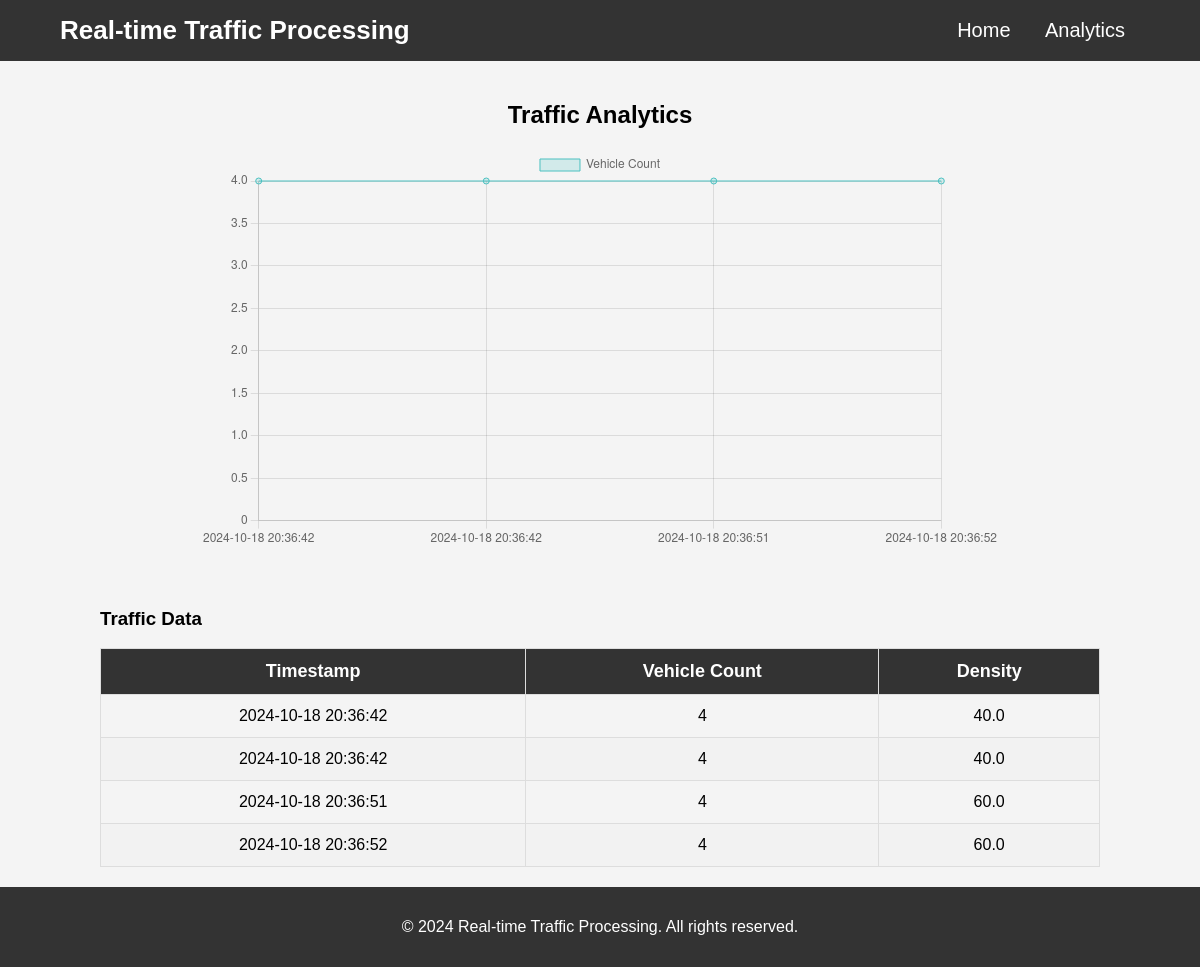
The app's page /analytics with its own data.
### tables this page shows
CREATE TABLE traffic_data (
            id INTEGER PRIMARY KEY AUTOINCREMENT,
            timestamp TEXT NOT NULL,
            vehicle_count INTEGER NOT NULL,
            density_status TEXT NOT NULL
        );

### app.py (the view)
@app.route('/analytics')
def analytics():
    try:
        conn = sqlite3.connect(DATABASE)
        cursor = conn.cursor()
        cursor.execute('''
            SELECT timestamp, vehicle_count, density_status
            FROM traffic_data
            ORDER BY id DESC
            LIMIT 100
        ''')
        data = cursor.fetchall()
        conn.close()
        data = data[::-1]  # Reverse to have chronological order
        return render_template('analytics.html', data=data)
    except sqlite3.OperationalError as e:
        print(f"Database error: {e}")
        return f"Database error: {e}", 500

### templates/analytics.html (shortened to what this page needs)
<!DOCTYPE html>
<html lang="en">
<head>
    <link rel="stylesheet" href="{{ url_for('static', filename='styles.css') }}">
</head>
<body>
    <header>
        <div class="header-container">
            <h1>Real-time Traffic Processing</h1>
            <nav>
                <a href="{{ url_for('index') }}">Home</a>
                <a href="{{ url_for('analytics') }}">Analytics</a>
            </nav>
        </div>
    </header>
    <main>
        <h2>Traffic Analytics</h2>
        <div class="charts-row">
            <div class="chart-container">
                <canvas id="vehicleCountChart"></canvas>
            </div>
        </div>
        <div class="data-table">
            <h3>Traffic Data</h3>
            <table>
                <thead>
                    <tr>
                        <th>Timestamp</th>
                        <th>Vehicle Count</th>
                        <th>Density</th>
                    </tr>
                </thead>
                <tbody>
                    {% for row in data %}
                    <tr>
                        <td>{{ row[0] }}</td>
                        <td>{{ row[1] }}</td>
                        <td>{{ row[2] }}</td>
                    </tr>
                    {% endfor %}
                </tbody>
            </table>
        </div>
    </main>
    <footer>
        <p>© 2024 Real-time Traffic Processing. All rights reserved.</p>
    </footer>
    <script>
        const data = {{ data|tojson }};
        const timestamps = data.map(row => row[0]);
        const vehicleCounts = data.map(row => row[1]);
        const ctx = document.getElementById('vehicleCountChart').getContext('2d');
        const vehicleCountChart = new Chart(ctx, {
            type: 'line',
            data: {
                labels: timestamps,
                datasets: [{
                    label: 'Vehicle Count',
                    data: vehicleCounts,
                    backgroundColor: 'rgba(75, 192, 192, 0.2)',
                    borderColor: 'rgba(75, 192, 192, 1)',
                    borderWidth: 1
                }]
            },
            options: {
                scales: {
                    y: {
                        beginAtZero: true
                    }
                }
            }
        });
    </script>
</body>
</html>

### static/styles.css (style rules this page uses)
body { margin: 0; font-family: Arial, sans-serif; background-color: #f4f4f4; }
header { background-color: #333; color: #fff; padding: 15px 0; text-align: center; }
.header-container { width: 90%; margin: 0 auto; display: flex; align-items: center; justify-content: space-between; }
header h1 { margin: 0; font-size: 26px; }
nav a { color: #fff; text-decoration: none; margin: 0 15px; font-size: 20px; }
main { padding: 20px; min-height: calc(100vh - 150px); display: flex; flex-direction: column; align-items: center; }
footer { background-color: #333; color: #fff; text-align: center; padding: 15px 0; position: relative; bottom: 0; width: 100%; }
.charts-row { display: flex; justify-content: space-between; width: 100%; max-width: 1000px; margin-bottom: 20px; flex-wrap: wrap; }
.chart-container { width: 48%; margin-bottom: 20px; }
.charts-row canvas { width: 100%; height: 300px; }
.data-table { width: 100%; max-width: 1000px; overflow-x: auto; }
.data-table table { width: 100%; border-collapse: collapse; }
.data-table th, .data-table td { border: 1px solid #ddd; padding: 12px; text-align: center; }
.data-table th { background-color: #333; color: white; font-size: 18px; }
.data-table td { font-size: 16px; }
.data-table tr:nth-child(even) { background-color: #f2f2f2; }

### templates/analytics.html (style rules this page uses)
.chart-container { width: 100%; max-width: 1000px; display: flex; justify-content: center; align-items: center; height: 400px; }

### records on screen
traffic_data: timestamp "2024-10-18 20:36:42", vehicle_count "4", density_status "40.0"
traffic_data: timestamp "2024-10-18 20:36:42", vehicle_count "4", density_status "40.0"
traffic_data: timestamp "2024-10-18 20:36:51", vehicle_count "4", density_status "60.0"
traffic_data: timestamp "2024-10-18 20:36:52", vehicle_count "4", density_status "60.0"
